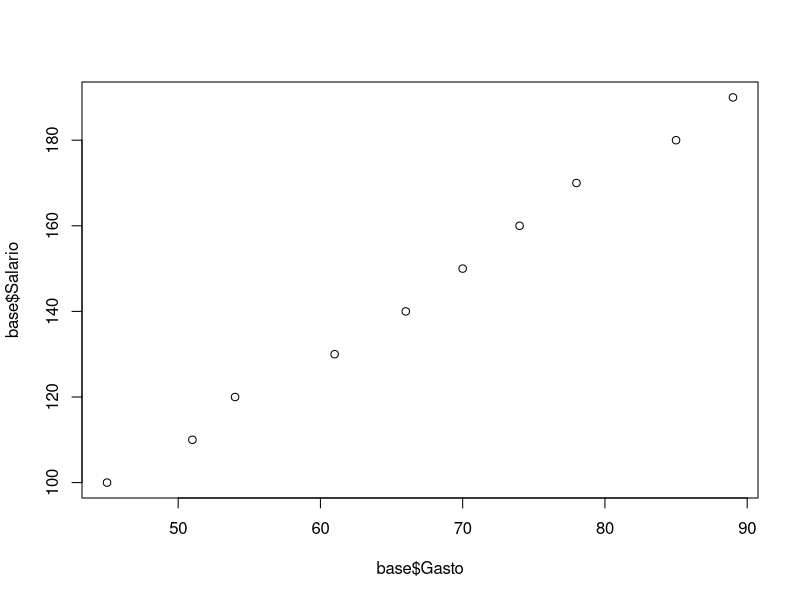
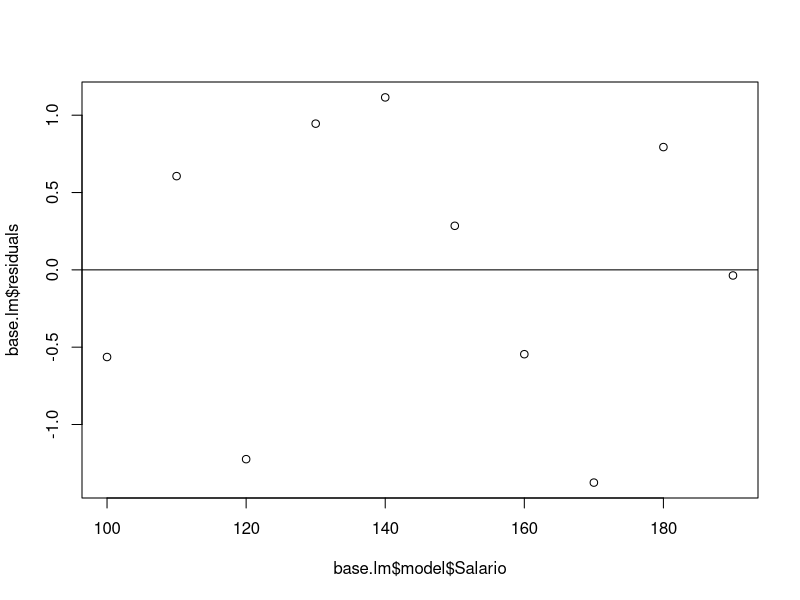
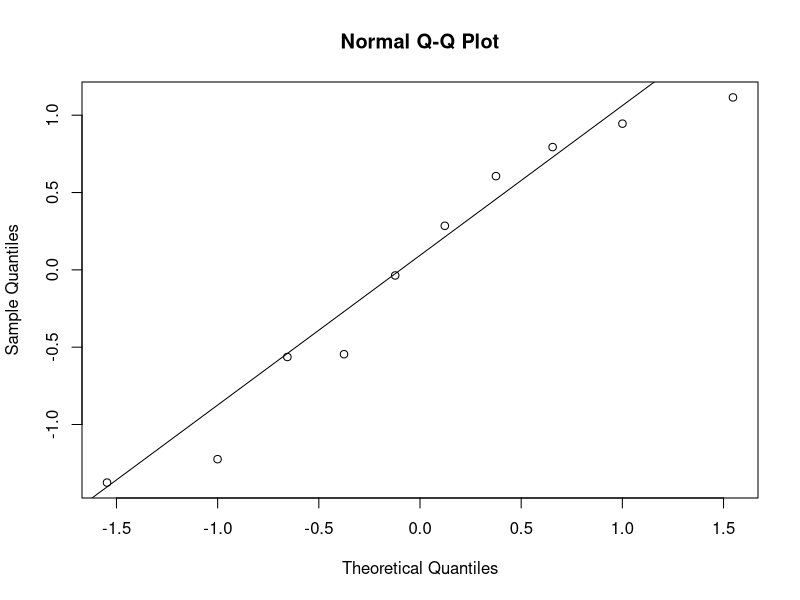

R code for these plots, in order:
#library(leaps)
#library(faraway)
#library(MASS)

setwd("~/Projects/erre/")

base<-read.csv(file="salario - gasto vivienda.csv",head= TRUE,sep=";")

plot(base$Gasto,base$Salario)

base.lm <- lm(Gasto~.,data=base)

summary(base.lm)

#install.packages("car")
library(car)

#gr?fico de residuos
plot(base.lm$model$Salario,base.lm$residuals)
abline(0,0)

#Test de homocedasticidad
ncvTest (base.lm)

#Test por la normalidad de los residuos

#grafico entre cuartil teorico y estimado
qqnorm(base.lm$residuals)
qqline(base.lm$residuals)

#test de Shapiro-Wilk 
shapiro.test(base.lm$residuals)

#test de Durbin-Watson
durbinWatsonTest(base.lm$residuals)